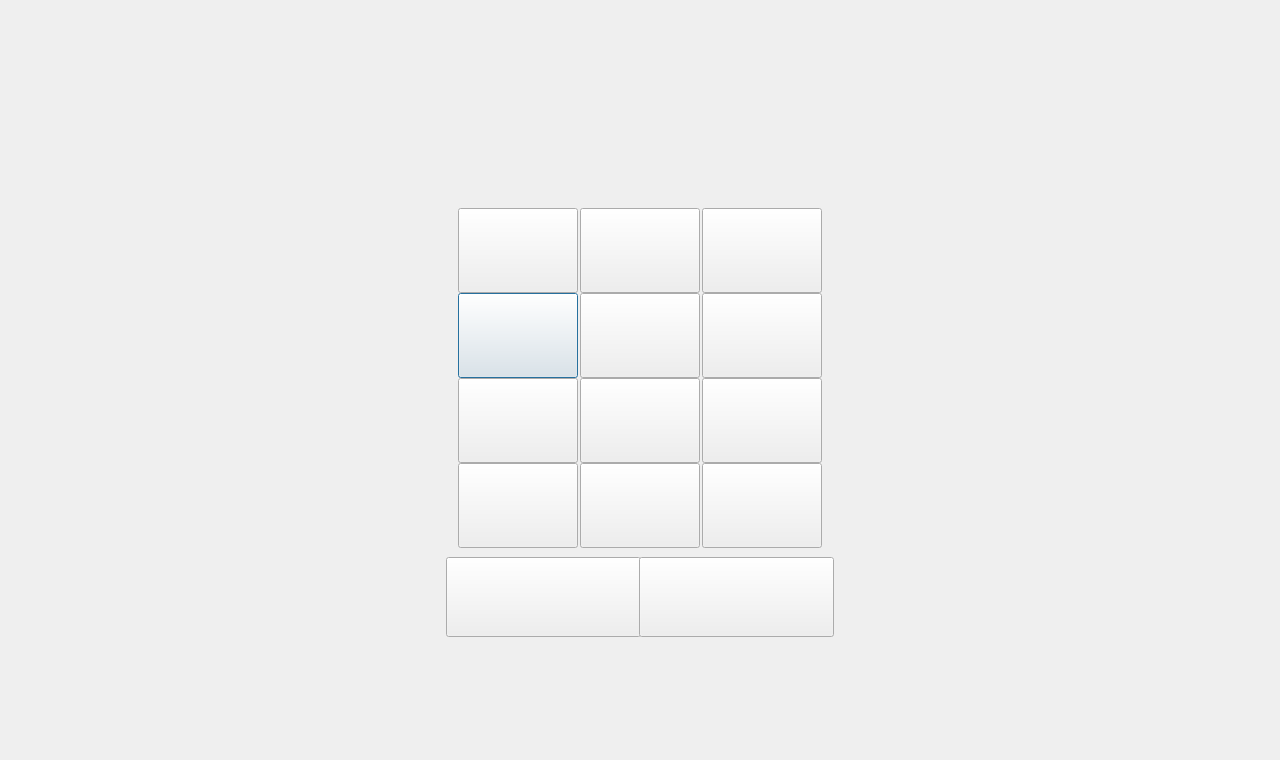
<?xml version="1.0" encoding="UTF-8"?>
<ui version="4.0">
 <class>NumbKeyboardDialog</class>
 <widget class="QDialog" name="NumbKeyboardDialog">
  <property name="geometry">
   <rect>
    <x>0</x>
    <y>0</y>
    <width>1280</width>
    <height>760</height>
   </rect>
  </property>
  <property name="windowTitle">
   <string>Dialog</string>
  </property>
  <property name="styleSheet">
   <string notr="true">#NumbKeyboardDialog
{
background-image: url(:/images/Keyboard/keyboardWindowBg.png);
}</string>
  </property>
  <widget class="QFrame" name="entrFrame">
   <property name="geometry">
    <rect>
     <x>445</x>
     <y>123</y>
     <width>390</width>
     <height>514</height>
    </rect>
   </property>
   <property name="styleSheet">
    <string notr="true">#entrFrame
{
background-image: url(:/images/Keyboard/keyEntr_Bg.png);
}</string>
   </property>
   <property name="frameShape">
    <enum>QFrame::NoFrame</enum>
   </property>
   <property name="frameShadow">
    <enum>QFrame::Raised</enum>
   </property>
   <widget class="QPushButton" name="pushButton_n4">
    <property name="geometry">
     <rect>
      <x>13</x>
      <y>170</y>
      <width>120</width>
      <height>85</height>
     </rect>
    </property>
    <property name="font">
     <font>
      <pointsize>20</pointsize>
      <weight>75</weight>
      <bold>true</bold>
     </font>
    </property>
    <property name="text">
     <string/>
    </property>
    <property name="icon">
     <iconset resource="image.qrc">
      <normaloff>:/images/Keyboard/4up.png</normaloff>
      <normalon>:/images/Keyboard/4dn.png</normalon>:/images/Keyboard/4up.png</iconset>
    </property>
    <property name="iconSize">
     <size>
      <width>120</width>
      <height>85</height>
     </size>
    </property>
   </widget>
   <widget class="QPushButton" name="pushButton_n5">
    <property name="geometry">
     <rect>
      <x>135</x>
      <y>170</y>
      <width>120</width>
      <height>85</height>
     </rect>
    </property>
    <property name="font">
     <font>
      <pointsize>20</pointsize>
      <weight>75</weight>
      <bold>true</bold>
     </font>
    </property>
    <property name="text">
     <string/>
    </property>
    <property name="icon">
     <iconset resource="image.qrc">
      <normaloff>:/images/Keyboard/5up.png</normaloff>
      <normalon>:/images/Keyboard/5dn.png</normalon>:/images/Keyboard/5up.png</iconset>
    </property>
    <property name="iconSize">
     <size>
      <width>120</width>
      <height>85</height>
     </size>
    </property>
   </widget>
   <widget class="QPushButton" name="pushButton_n6">
    <property name="geometry">
     <rect>
      <x>257</x>
      <y>170</y>
      <width>120</width>
      <height>85</height>
     </rect>
    </property>
    <property name="font">
     <font>
      <pointsize>20</pointsize>
      <weight>75</weight>
      <bold>true</bold>
     </font>
    </property>
    <property name="text">
     <string/>
    </property>
    <property name="icon">
     <iconset resource="image.qrc">
      <normaloff>:/images/Keyboard/6up.png</normaloff>
      <normalon>:/images/Keyboard/6dn.png</normalon>:/images/Keyboard/6up.png</iconset>
    </property>
    <property name="iconSize">
     <size>
      <width>120</width>
      <height>85</height>
     </size>
    </property>
   </widget>
   <widget class="QPushButton" name="pushButton_n1">
    <property name="geometry">
     <rect>
      <x>13</x>
      <y>85</y>
      <width>120</width>
      <height>85</height>
     </rect>
    </property>
    <property name="font">
     <font>
      <pointsize>20</pointsize>
      <weight>75</weight>
      <bold>true</bold>
     </font>
    </property>
    <property name="focusPolicy">
     <enum>Qt::ClickFocus</enum>
    </property>
    <property name="text">
     <string/>
    </property>
    <property name="icon">
     <iconset resource="image.qrc">
      <normaloff>:/images/Keyboard/1up.png</normaloff>
      <normalon>:/images/Keyboard/1dn.png</normalon>:/images/Keyboard/1up.png</iconset>
    </property>
    <property name="iconSize">
     <size>
      <width>120</width>
      <height>85</height>
     </size>
    </property>
   </widget>
   <widget class="QPushButton" name="pushButton_n2">
    <property name="geometry">
     <rect>
      <x>135</x>
      <y>85</y>
      <width>120</width>
      <height>85</height>
     </rect>
    </property>
    <property name="font">
     <font>
      <pointsize>20</pointsize>
      <weight>75</weight>
      <bold>true</bold>
     </font>
    </property>
    <property name="focusPolicy">
     <enum>Qt::ClickFocus</enum>
    </property>
    <property name="text">
     <string/>
    </property>
    <property name="icon">
     <iconset resource="image.qrc">
      <normaloff>:/images/Keyboard/2up.png</normaloff>
      <normalon>:/images/Keyboard/2dn.png</normalon>:/images/Keyboard/2up.png</iconset>
    </property>
    <property name="iconSize">
     <size>
      <width>120</width>
      <height>85</height>
     </size>
    </property>
   </widget>
   <widget class="QPushButton" name="pushButton_n3">
    <property name="geometry">
     <rect>
      <x>257</x>
      <y>85</y>
      <width>120</width>
      <height>85</height>
     </rect>
    </property>
    <property name="font">
     <font>
      <pointsize>20</pointsize>
      <weight>75</weight>
      <bold>true</bold>
     </font>
    </property>
    <property name="text">
     <string/>
    </property>
    <property name="icon">
     <iconset resource="image.qrc">
      <normaloff>:/images/Keyboard/3up.png</normaloff>
      <normalon>:/images/Keyboard/3dn.png</normalon>:/images/Keyboard/3up.png</iconset>
    </property>
    <property name="iconSize">
     <size>
      <width>120</width>
      <height>85</height>
     </size>
    </property>
   </widget>
   <widget class="QPushButton" name="pushButton_n7">
    <property name="geometry">
     <rect>
      <x>13</x>
      <y>255</y>
      <width>120</width>
      <height>85</height>
     </rect>
    </property>
    <property name="font">
     <font>
      <pointsize>20</pointsize>
      <weight>75</weight>
      <bold>true</bold>
     </font>
    </property>
    <property name="text">
     <string/>
    </property>
    <property name="icon">
     <iconset resource="image.qrc">
      <normaloff>:/images/Keyboard/7up.png</normaloff>
      <normalon>:/images/Keyboard/7dn.png</normalon>:/images/Keyboard/7up.png</iconset>
    </property>
    <property name="iconSize">
     <size>
      <width>120</width>
      <height>85</height>
     </size>
    </property>
   </widget>
   <widget class="QPushButton" name="pushButton_n8">
    <property name="geometry">
     <rect>
      <x>135</x>
      <y>255</y>
      <width>120</width>
      <height>85</height>
     </rect>
    </property>
    <property name="font">
     <font>
      <pointsize>20</pointsize>
      <weight>75</weight>
      <bold>true</bold>
     </font>
    </property>
    <property name="text">
     <string/>
    </property>
    <property name="icon">
     <iconset resource="image.qrc">
      <normaloff>:/images/Keyboard/8up.png</normaloff>
      <normalon>:/images/Keyboard/8dn.png</normalon>:/images/Keyboard/8up.png</iconset>
    </property>
    <property name="iconSize">
     <size>
      <width>120</width>
      <height>85</height>
     </size>
    </property>
   </widget>
   <widget class="QPushButton" name="pushButton_n9">
    <property name="geometry">
     <rect>
      <x>257</x>
      <y>255</y>
      <width>120</width>
      <height>85</height>
     </rect>
    </property>
    <property name="font">
     <font>
      <pointsize>20</pointsize>
      <weight>75</weight>
      <bold>true</bold>
     </font>
    </property>
    <property name="text">
     <string/>
    </property>
    <property name="icon">
     <iconset resource="image.qrc">
      <normaloff>:/images/Keyboard/9up.png</normaloff>
      <normalon>:/images/Keyboard/9dn.png</normalon>:/images/Keyboard/9up.png</iconset>
    </property>
    <property name="iconSize">
     <size>
      <width>120</width>
      <height>85</height>
     </size>
    </property>
   </widget>
   <widget class="QPushButton" name="pushButton_n0">
    <property name="geometry">
     <rect>
      <x>13</x>
      <y>340</y>
      <width>120</width>
      <height>85</height>
     </rect>
    </property>
    <property name="font">
     <font>
      <pointsize>20</pointsize>
      <weight>75</weight>
      <bold>true</bold>
     </font>
    </property>
    <property name="text">
     <string/>
    </property>
    <property name="icon">
     <iconset resource="image.qrc">
      <normaloff>:/images/Keyboard/0up.png</normaloff>
      <normalon>:/images/Keyboard/0dn.png</normalon>:/images/Keyboard/0up.png</iconset>
    </property>
    <property name="iconSize">
     <size>
      <width>120</width>
      <height>85</height>
     </size>
    </property>
   </widget>
   <widget class="QPushButton" name="pushButton_period">
    <property name="geometry">
     <rect>
      <x>135</x>
      <y>340</y>
      <width>120</width>
      <height>85</height>
     </rect>
    </property>
    <property name="font">
     <font>
      <pointsize>20</pointsize>
      <weight>75</weight>
      <bold>true</bold>
     </font>
    </property>
    <property name="text">
     <string/>
    </property>
    <property name="icon">
     <iconset resource="image.qrc">
      <normaloff>:/images/Keyboard/dotup.png</normaloff>
      <normalon>:/images/Keyboard/dotdn.png</normalon>:/images/Keyboard/dotup.png</iconset>
    </property>
    <property name="iconSize">
     <size>
      <width>120</width>
      <height>85</height>
     </size>
    </property>
   </widget>
   <widget class="QPushButton" name="pushButton_backspace">
    <property name="geometry">
     <rect>
      <x>257</x>
      <y>340</y>
      <width>120</width>
      <height>85</height>
     </rect>
    </property>
    <property name="font">
     <font>
      <pointsize>10</pointsize>
      <weight>75</weight>
      <bold>true</bold>
     </font>
    </property>
    <property name="text">
     <string/>
    </property>
    <property name="icon">
     <iconset resource="image.qrc">
      <normaloff>:/images/Keyboard/delup.png</normaloff>
      <normalon>:/images/Keyboard/deldn.png</normalon>:/images/Keyboard/delup.png</iconset>
    </property>
    <property name="iconSize">
     <size>
      <width>120</width>
      <height>85</height>
     </size>
    </property>
   </widget>
   <widget class="QPushButton" name="pushButton_Cancel">
    <property name="geometry">
     <rect>
      <x>1</x>
      <y>434</y>
      <width>195</width>
      <height>80</height>
     </rect>
    </property>
    <property name="palette">
     <palette>
      <active>
       <colorrole role="ButtonText">
        <brush brushstyle="SolidPattern">
         <color alpha="255">
          <red>0</red>
          <green>255</green>
          <blue>0</blue>
         </color>
        </brush>
       </colorrole>
      </active>
      <inactive>
       <colorrole role="ButtonText">
        <brush brushstyle="SolidPattern">
         <color alpha="255">
          <red>0</red>
          <green>255</green>
          <blue>0</blue>
         </color>
        </brush>
       </colorrole>
      </inactive>
      <disabled>
       <colorrole role="ButtonText">
        <brush brushstyle="SolidPattern">
         <color alpha="255">
          <red>118</red>
          <green>116</green>
          <blue>108</blue>
         </color>
        </brush>
       </colorrole>
      </disabled>
     </palette>
    </property>
    <property name="autoFillBackground">
     <bool>false</bool>
    </property>
    <property name="text">
     <string/>
    </property>
    <property name="icon">
     <iconset resource="image.qrc">
      <normaloff>:/images/Keyboard/entrCal.png</normaloff>:/images/Keyboard/entrCal.png</iconset>
    </property>
    <property name="iconSize">
     <size>
      <width>195</width>
      <height>80</height>
     </size>
    </property>
   </widget>
   <widget class="QPushButton" name="pushButton_ok">
    <property name="geometry">
     <rect>
      <x>194</x>
      <y>434</y>
      <width>195</width>
      <height>80</height>
     </rect>
    </property>
    <property name="palette">
     <palette>
      <active>
       <colorrole role="ButtonText">
        <brush brushstyle="SolidPattern">
         <color alpha="255">
          <red>0</red>
          <green>255</green>
          <blue>0</blue>
         </color>
        </brush>
       </colorrole>
      </active>
      <inactive>
       <colorrole role="ButtonText">
        <brush brushstyle="SolidPattern">
         <color alpha="255">
          <red>0</red>
          <green>255</green>
          <blue>0</blue>
         </color>
        </brush>
       </colorrole>
      </inactive>
      <disabled>
       <colorrole role="ButtonText">
        <brush brushstyle="SolidPattern">
         <color alpha="255">
          <red>118</red>
          <green>116</green>
          <blue>108</blue>
         </color>
        </brush>
       </colorrole>
      </disabled>
     </palette>
    </property>
    <property name="autoFillBackground">
     <bool>false</bool>
    </property>
    <property name="text">
     <string/>
    </property>
    <property name="icon">
     <iconset resource="image.qrc">
      <normaloff>:/images/Keyboard/entrOk.png</normaloff>:/images/Keyboard/entrOk.png</iconset>
    </property>
    <property name="iconSize">
     <size>
      <width>195</width>
      <height>80</height>
     </size>
    </property>
    <property name="autoDefault">
     <bool>true</bool>
    </property>
   </widget>
   <widget class="QLineEdit" name="lineEdit_window">
    <property name="geometry">
     <rect>
      <x>10</x>
      <y>10</y>
      <width>370</width>
      <height>70</height>
     </rect>
    </property>
    <property name="sizePolicy">
     <sizepolicy hsizetype="Expanding" vsizetype="Expanding">
      <horstretch>0</horstretch>
      <verstretch>0</verstretch>
     </sizepolicy>
    </property>
    <property name="font">
     <font>
      <family>simhei</family>
      <pointsize>-1</pointsize>
      <weight>50</weight>
      <italic>false</italic>
      <bold>false</bold>
     </font>
    </property>
    <property name="styleSheet">
     <string notr="true">#lineEdit_window
{
background: transparent;
color: rgb(128, 192, 255);
font-family:simhei;
font:bold;
font:36px;

}</string>
    </property>
    <property name="inputMask">
     <string/>
    </property>
    <property name="text">
     <string/>
    </property>
    <property name="frame">
     <bool>false</bool>
    </property>
    <property name="cursorPosition">
     <number>0</number>
    </property>
   </widget>
  </widget>
 </widget>
 <resources>
  <include location="image.qrc"/>
 </resources>
 <connections/>
</ui>
